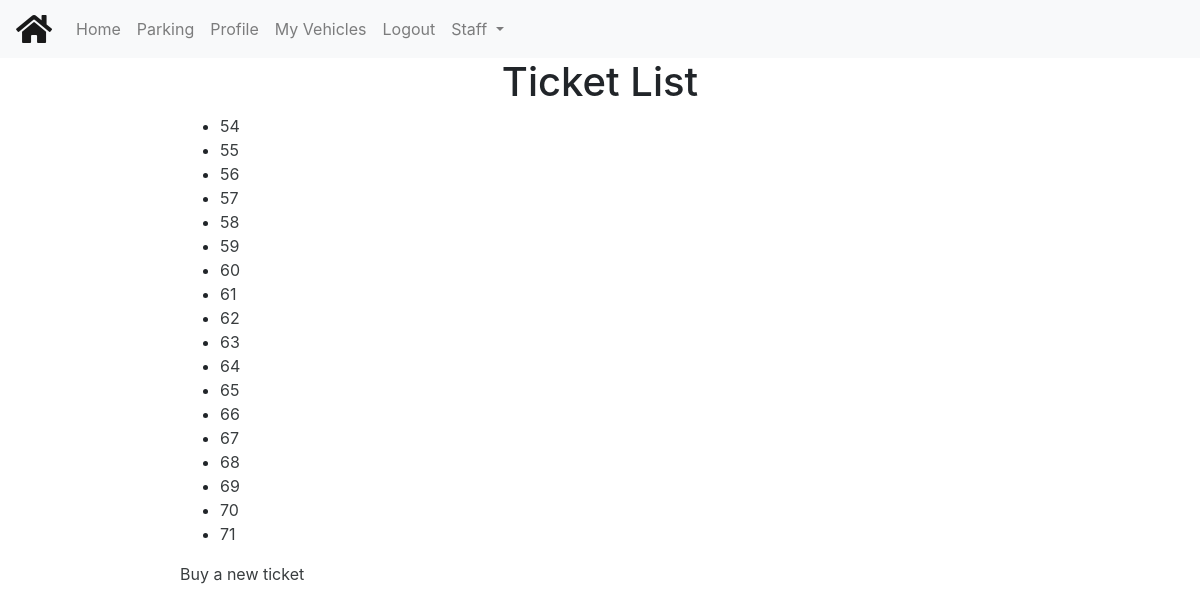
The app's page /parking/tickets/ (signed in) with its own data.
### parkingsystem/models.py (models this page shows, shortened)
class Ticket(models.Model):
    start = models.DateTimeField(auto_now_add=True)
    valid_to = models.DateTimeField()
    parking_space = models.ForeignKey(ParkingSpace, on_delete=models.CASCADE)
    vehicle = models.ForeignKey(Vehicle, on_delete=models.CASCADE)
    person = models.ForeignKey(User, on_delete=models.CASCADE, null=True)
    def get_absolute_url(self):
        return reverse('ticket-detail', args=[str(self.id)])

### parkingsystem/views.py (the view)
# urls.py: path('tickets/', views.TicketListView.as_view(), name='tickets'),
class TicketListView(generic.ListView):
    model = Ticket

### parkingsystem/templates/parkingsystem/ticket_list.html
{% extends "base.html" %}
{% block content %}
    <h1>Ticket List</h1>
    {% if user.is_authenticated %}
    {% if ticket_list %}
    <ul>
    {% for ticket in user.ticket_set.all %}
      <li>
        <a href="{{ ticket.get_absolute_url }}">{{ ticket.id }}</a>
      </li>
      {% endfor %}
    </ul>
    {% else %}
      <p>You have no parking tickets.</p>
    {% endif %}
    <a href="{% url 'ticket-add' %}">Buy a new ticket</a>
    {% else %}
    <p>You need to <a href="{% url 'login' %}">login</a> to see this</p>
    {% endif %}
{% endblock %}

### parkingsystem/static/css/styles.css (style rules this page uses)
h1, h2 { text-align: center; }
a { color: #393d3f; }

### records on screen
Ticket: id "54"
Ticket: id "55"
Ticket: id "56"
Ticket: id "57"
Ticket: id "58"
Ticket: id "59"
Ticket: id "60"
Ticket: id "61"
Ticket: id "62"
Ticket: id "63"
Ticket: id "64"
Ticket: id "65"
Ticket: id "66"
Ticket: id "67"
Ticket: id "68"
Ticket: id "69"
Ticket: id "70"
Ticket: id "71"
